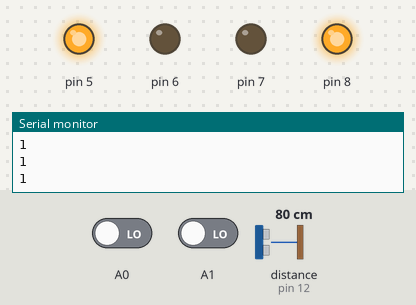
Simulated run of this sketch. Board: Arduino Uno, built with avr-gcc and run on an emulated ATmega328P. Parts: output pins drawn as LEDs (lit = HIGH), the last lines printed to the serial monitor. Inputs (shaded band) come from the test bench; at power-on: A0 LOW, A1 LOW, distance to the obstacle (sensor on pin 12) 80 cm.

Above: at 1.2 s.
1.3 s: A0 driven HIGH
At 2.0 s:
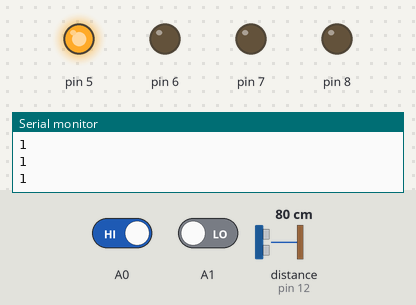
2.8 s: A0 driven LOW
At 4.0 s:
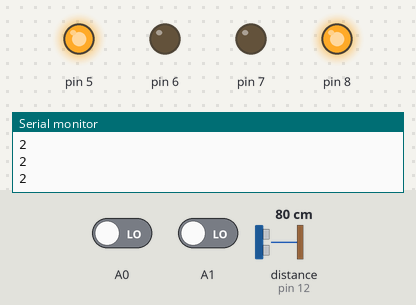
4.3 s: A1 driven HIGH
At 5.5 s:
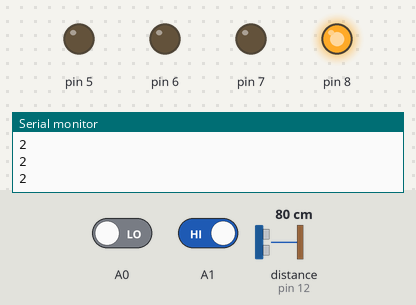
5.8 s: A1 driven LOW
At 6.5 s:
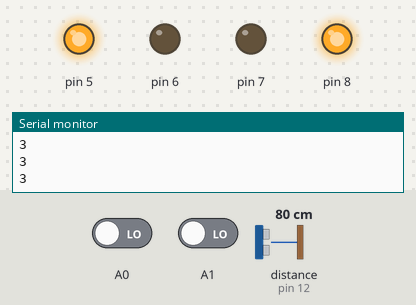
Timing chart, 0 to 8.3 s (numbered marks = the images above; inputs shaded):
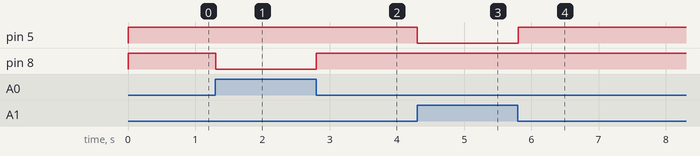

Measured:
- after the input at 1.3 s, pin 8: HIGH → LOW at once
- after the input at 2.8 s, pin 8: LOW → HIGH at once
- after the input at 4.3 s, pin 5: HIGH → LOW at once
- after the input at 5.8 s, pin 5: LOW → HIGH at once

The sketch:

Bronze_Challenge.ino
```cpp
#include<NewPing.h>
NewPing sonar(13,12,200);
int a=0;
int b=0;
int c=0;
void setup() {
  Serial.begin(9600);
  int i;
  for(i=5;i<=8;i++)
  {
    pinMode(i,OUTPUT);
  }
 pinMode(13,OUTPUT);
 pinMode(12,INPUT);
 pinMode(A0,INPUT);
 pinMode(A1,INPUT);
}

void loop() {

  //int a=0;
  int d=sonar.ping_cm();
  int ir1=digitalRead(A0);
  int ir2=digitalRead(A1);
  Serial.print(b,DEC);
  Serial.println();
  //delay(1000);
 // if(d<=20)
  //{
    //stopp();
 //}
   while(c==0 && ir1==0 && ir2==0)
  {
    a++;
    b=b+a;
    a=0;
    c=1;
    //forward();
  }

    if(ir1==1 && ir2==1)
  {
    forward();
    c=0;

    }
  else if(ir1==1 && ir2==0)
  {
    left();
    c=0;
  }
  else if(ir1==0 && ir2==1)
  {
    right();
    c=0;
  }

    else if(c==1 && ir1==0 && ir2==0)
  {
    forward();
  }
  while(b==8){
  if(ir1==0 && ir2==0)         //if this does not work then do this keep the elseif dtatement as it is and change the inner loop body by removing a and uncomenting the comented section
  {

    right();

    //break;
  }
  break;
  }

//  else if(a==4 && ir2==1 && ir1==0)
  //{
    //++a;
    //forward();
  //}
//   else if(a>=400 && a<=500 && ir1==0 && ir2==0)
//   {
//    ++a;
//    right();
//   }
   while(b==9 && ir1==0 && ir2==0)
   {
    stopp();
   }

}
 void left()
 {
  digitalWrite(5,HIGH);
  digitalWrite(6,LOW);
  digitalWrite(7,LOW);
  digitalWrite(8,LOW);
 }
void right()
 {
  digitalWrite(5,LOW);
  digitalWrite(6,LOW);
  digitalWrite(7,LOW);
  digitalWrite(8,HIGH);
 }
 void forward()
 {
  digitalWrite(5,HIGH);
  digitalWrite(6,LOW);
  digitalWrite(7,LOW);
  digitalWrite(8,HIGH);
 }
void stopp()
{
  digitalWrite(5,LOW);
  digitalWrite(6,LOW);
  digitalWrite(7,LOW);
  digitalWrite(8,LOW);

}
```
